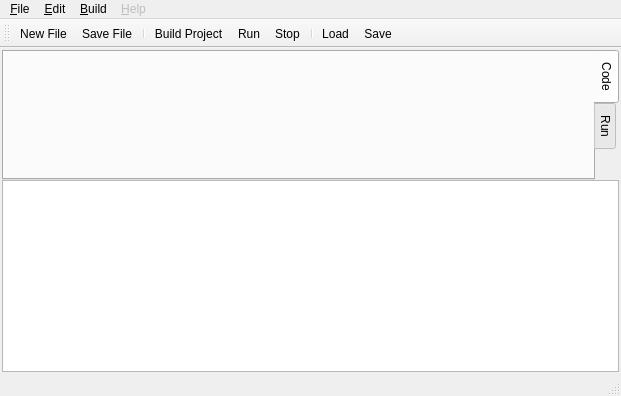
<?xml version="1.0" encoding="UTF-8"?>
<ui version="4.0">
 <class>SimDSP</class>
 <widget class="QMainWindow" name="SimDSP">
  <property name="geometry">
   <rect>
    <x>0</x>
    <y>0</y>
    <width>621</width>
    <height>396</height>
   </rect>
  </property>
  <property name="windowTitle">
   <string>SimDSP</string>
  </property>
  <property name="styleSheet">
   <string notr="true"/>
  </property>
  <widget class="QWidget" name="centralWidget">
   <layout class="QGridLayout" name="gridLayout_5">
    <property name="leftMargin">
     <number>0</number>
    </property>
    <property name="topMargin">
     <number>0</number>
    </property>
    <property name="rightMargin">
     <number>0</number>
    </property>
    <property name="bottomMargin">
     <number>0</number>
    </property>
    <property name="spacing">
     <number>0</number>
    </property>
    <item row="0" column="0">
     <layout class="QVBoxLayout" name="mainLayout" stretch="4,0">
      <property name="spacing">
       <number>0</number>
      </property>
      <property name="sizeConstraint">
       <enum>QLayout::SetDefaultConstraint</enum>
      </property>
      <property name="leftMargin">
       <number>2</number>
      </property>
      <property name="topMargin">
       <number>2</number>
      </property>
      <property name="rightMargin">
       <number>2</number>
      </property>
      <property name="bottomMargin">
       <number>2</number>
      </property>
      <item>
       <widget class="QTabWidget" name="tabWidget">
        <property name="enabled">
         <bool>true</bool>
        </property>
        <property name="layoutDirection">
         <enum>Qt::LeftToRight</enum>
        </property>
        <property name="autoFillBackground">
         <bool>false</bool>
        </property>
        <property name="styleSheet">
         <string notr="true"/>
        </property>
        <property name="tabPosition">
         <enum>QTabWidget::East</enum>
        </property>
        <property name="currentIndex">
         <number>0</number>
        </property>
        <property name="movable">
         <bool>false</bool>
        </property>
        <property name="tabBarAutoHide">
         <bool>false</bool>
        </property>
        <widget class="QWidget" name="codeTab">
         <property name="enabled">
          <bool>true</bool>
         </property>
         <property name="sizePolicy">
          <sizepolicy hsizetype="Preferred" vsizetype="Preferred">
           <horstretch>0</horstretch>
           <verstretch>0</verstretch>
          </sizepolicy>
         </property>
         <property name="styleSheet">
          <string notr="true"/>
         </property>
         <attribute name="title">
          <string>Code</string>
         </attribute>
         <layout class="QHBoxLayout" name="codeLayout" stretch="0,5">
          <property name="spacing">
           <number>0</number>
          </property>
          <property name="leftMargin">
           <number>0</number>
          </property>
          <property name="topMargin">
           <number>0</number>
          </property>
          <property name="rightMargin">
           <number>0</number>
          </property>
          <property name="bottomMargin">
           <number>0</number>
          </property>
          <item>
           <widget class="SDProjectexplorer" name="widgetProject" native="true"/>
          </item>
          <item>
           <widget class="SDEditortab" name="widgetEditor" native="true"/>
          </item>
         </layout>
        </widget>
        <widget class="QWidget" name="runTab">
         <attribute name="title">
          <string>Run</string>
         </attribute>
         <layout class="QGridLayout" name="gridLayout_6">
          <property name="leftMargin">
           <number>0</number>
          </property>
          <property name="topMargin">
           <number>0</number>
          </property>
          <property name="rightMargin">
           <number>0</number>
          </property>
          <property name="bottomMargin">
           <number>0</number>
          </property>
          <property name="spacing">
           <number>0</number>
          </property>
          <item row="0" column="0">
           <layout class="QGridLayout" name="runLayout"/>
          </item>
         </layout>
        </widget>
       </widget>
      </item>
      <item>
       <widget class="QTextEdit" name="appOutput">
        <property name="sizePolicy">
         <sizepolicy hsizetype="Expanding" vsizetype="Expanding">
          <horstretch>0</horstretch>
          <verstretch>0</verstretch>
         </sizepolicy>
        </property>
        <property name="autoFillBackground">
         <bool>false</bool>
        </property>
        <property name="styleSheet">
         <string notr="true"/>
        </property>
        <property name="readOnly">
         <bool>true</bool>
        </property>
        <property name="placeholderText">
         <string/>
        </property>
       </widget>
      </item>
     </layout>
    </item>
   </layout>
  </widget>
  <widget class="QMenuBar" name="menuBar">
   <property name="geometry">
    <rect>
     <x>0</x>
     <y>0</y>
     <width>621</width>
     <height>19</height>
    </rect>
   </property>
   <widget class="QMenu" name="menuFile">
    <property name="title">
     <string>&amp;File</string>
    </property>
    <addaction name="actionNewProject"/>
    <addaction name="actionOpenProject"/>
    <addaction name="actionSaveProject"/>
    <addaction name="separator"/>
    <addaction name="actionNewFile"/>
    <addaction name="actionSaveFile"/>
    <addaction name="separator"/>
    <addaction name="actionQuit"/>
   </widget>
   <widget class="QMenu" name="menuHelp">
    <property name="enabled">
     <bool>false</bool>
    </property>
    <property name="title">
     <string>&amp;Help</string>
    </property>
   </widget>
   <widget class="QMenu" name="menuBuild">
    <property name="title">
     <string>&amp;Build</string>
    </property>
    <addaction name="actionBuildProject"/>
    <addaction name="actionCleanProject"/>
    <addaction name="separator"/>
    <addaction name="actionRun"/>
    <addaction name="actionStop"/>
    <addaction name="separator"/>
    <addaction name="actionLoad"/>
    <addaction name="actionSave"/>
   </widget>
   <widget class="QMenu" name="menu_Edit">
    <property name="title">
     <string>&amp;Edit</string>
    </property>
    <addaction name="actionIncreaseFontSize"/>
    <addaction name="actionDecreaseFontSize"/>
    <addaction name="actionResetFontSize"/>
    <addaction name="separator"/>
    <addaction name="actionFont"/>
   </widget>
   <addaction name="menuFile"/>
   <addaction name="menu_Edit"/>
   <addaction name="menuBuild"/>
   <addaction name="menuHelp"/>
  </widget>
  <widget class="QToolBar" name="mainToolBar">
   <property name="styleSheet">
    <string notr="true"/>
   </property>
   <attribute name="toolBarArea">
    <enum>TopToolBarArea</enum>
   </attribute>
   <attribute name="toolBarBreak">
    <bool>false</bool>
   </attribute>
   <addaction name="actionNewFile"/>
   <addaction name="actionSaveFile"/>
   <addaction name="separator"/>
   <addaction name="actionBuildProject"/>
   <addaction name="actionRun"/>
   <addaction name="actionStop"/>
   <addaction name="separator"/>
   <addaction name="actionLoad"/>
   <addaction name="actionSave"/>
  </widget>
  <widget class="QStatusBar" name="statusBar"/>
  <action name="actionQuit">
   <property name="text">
    <string>E&amp;xit</string>
   </property>
   <property name="toolTip">
    <string>Exit</string>
   </property>
   <property name="shortcut">
    <string>Ctrl+Q</string>
   </property>
  </action>
  <action name="actionLoad">
   <property name="icon">
    <iconset resource="../simdspresources.qrc">
     <normaloff>:/resources/images/icons/load_mat.png</normaloff>:/resources/images/icons/load_mat.png</iconset>
   </property>
   <property name="text">
    <string>Load</string>
   </property>
   <property name="toolTip">
    <string>Load Mat File</string>
   </property>
  </action>
  <action name="actionNewFile">
   <property name="icon">
    <iconset resource="../simdspresources.qrc">
     <normaloff>:/resources/images/icons/new_file.png</normaloff>:/resources/images/icons/new_file.png</iconset>
   </property>
   <property name="text">
    <string>&amp;New File</string>
   </property>
  </action>
  <action name="actionRun">
   <property name="icon">
    <iconset resource="../simdspresources.qrc">
     <normaloff>:/resources/images/icons/play.png</normaloff>:/resources/images/icons/play.png</iconset>
   </property>
   <property name="text">
    <string>Run</string>
   </property>
   <property name="shortcut">
    <string>Ctrl+R</string>
   </property>
  </action>
  <action name="actionStop">
   <property name="icon">
    <iconset resource="../simdspresources.qrc">
     <normaloff>:/resources/images/icons/stop.png</normaloff>:/resources/images/icons/stop.png</iconset>
   </property>
   <property name="text">
    <string>Stop</string>
   </property>
  </action>
  <action name="actionBuildProject">
   <property name="icon">
    <iconset resource="../simdspresources.qrc">
     <normaloff>:/resources/images/icons/builder.png</normaloff>:/resources/images/icons/builder.png</iconset>
   </property>
   <property name="text">
    <string>Build Project</string>
   </property>
   <property name="shortcut">
    <string>Ctrl+B</string>
   </property>
  </action>
  <action name="actionNewProject">
   <property name="text">
    <string>New &amp;Project</string>
   </property>
  </action>
  <action name="actionSaveProject">
   <property name="text">
    <string>Save Project</string>
   </property>
  </action>
  <action name="actionSaveFile">
   <property name="icon">
    <iconset resource="../simdspresources.qrc">
     <normaloff>:/resources/images/icons/save.png</normaloff>:/resources/images/icons/save.png</iconset>
   </property>
   <property name="text">
    <string>&amp;Save File</string>
   </property>
   <property name="shortcut">
    <string>Ctrl+S</string>
   </property>
  </action>
  <action name="actionOpenProject">
   <property name="text">
    <string>Open Project</string>
   </property>
  </action>
  <action name="actionSave">
   <property name="icon">
    <iconset resource="../simdspresources.qrc">
     <normaloff>:/resources/images/icons/save_mat.png</normaloff>:/resources/images/icons/save_mat.png</iconset>
   </property>
   <property name="text">
    <string>Save</string>
   </property>
   <property name="toolTip">
    <string>Save Mat File</string>
   </property>
  </action>
  <action name="actionHelpContents">
   <property name="text">
    <string>Contents</string>
   </property>
   <property name="toolTip">
    <string>Help Contents</string>
   </property>
   <property name="shortcut">
    <string>F1</string>
   </property>
  </action>
  <action name="actionIncreaseFontSize">
   <property name="text">
    <string>Increase Font Size</string>
   </property>
   <property name="shortcut">
    <string>Ctrl++</string>
   </property>
  </action>
  <action name="actionDecreaseFontSize">
   <property name="text">
    <string>Decrease Font Size</string>
   </property>
   <property name="shortcut">
    <string>Ctrl+-</string>
   </property>
  </action>
  <action name="actionResetFontSize">
   <property name="text">
    <string>Reset Font Size</string>
   </property>
   <property name="shortcut">
    <string>Ctrl+0</string>
   </property>
  </action>
  <action name="actionFont">
   <property name="text">
    <string>Font</string>
   </property>
  </action>
  <action name="actionCleanProject">
   <property name="text">
    <string>Clean Project</string>
   </property>
  </action>
 </widget>
 <layoutdefault spacing="6" margin="11"/>
 <customwidgets>
  <customwidget>
   <class>SDEditortab</class>
   <extends>QWidget</extends>
   <header>../src/editor/sdeditortab.h</header>
   <container>1</container>
  </customwidget>
  <customwidget>
   <class>SDProjectexplorer</class>
   <extends>QWidget</extends>
   <header>../src/project/sdprojectexplorer.h</header>
   <container>1</container>
  </customwidget>
 </customwidgets>
 <resources>
  <include location="../simdspresources.qrc"/>
 </resources>
 <connections/>
</ui>
